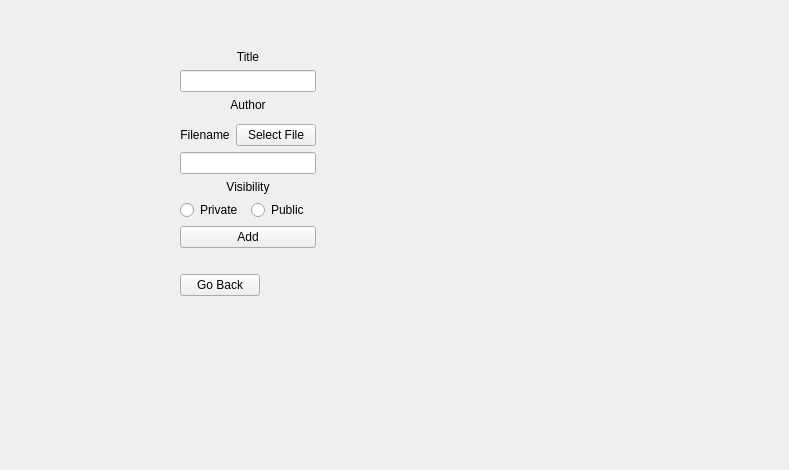
<?xml version="1.0" encoding="UTF-8"?>
<ui version="4.0">
 <class>songs_add_screen</class>
 <widget class="QWidget" name="songs_add_screen">
  <property name="geometry">
   <rect>
    <x>0</x>
    <y>0</y>
    <width>789</width>
    <height>470</height>
   </rect>
  </property>
  <property name="windowTitle">
   <string>Form</string>
  </property>
  <widget class="QWidget" name="verticalLayoutWidget">
   <property name="geometry">
    <rect>
     <x>180</x>
     <y>50</y>
     <width>281</width>
     <height>304</height>
    </rect>
   </property>
   <layout class="QVBoxLayout" name="mainLayout">
    <property name="sizeConstraint">
     <enum>QLayout::SetFixedSize</enum>
    </property>
    <item>
     <widget class="QLabel" name="title_l">
      <property name="text">
       <string>Title</string>
      </property>
      <property name="alignment">
       <set>Qt::AlignCenter</set>
      </property>
     </widget>
    </item>
    <item>
     <widget class="QLineEdit" name="title_le"/>
    </item>
    <item>
     <widget class="QLabel" name="author_l">
      <property name="text">
       <string>Author</string>
      </property>
      <property name="alignment">
       <set>Qt::AlignCenter</set>
      </property>
     </widget>
    </item>
    <item>
     <widget class="QWidget" name="author_sle" native="true"/>
    </item>
    <item>
     <layout class="QHBoxLayout" name="fileLayout">
      <item>
       <widget class="QLabel" name="filename_l">
        <property name="text">
         <string>Filename</string>
        </property>
        <property name="alignment">
         <set>Qt::AlignCenter</set>
        </property>
       </widget>
      </item>
      <item>
       <widget class="QPushButton" name="filename_pb">
        <property name="text">
         <string>Select File</string>
        </property>
       </widget>
      </item>
     </layout>
    </item>
    <item>
     <widget class="QLineEdit" name="filename_le"/>
    </item>
    <item>
     <widget class="QLabel" name="seeableness_l">
      <property name="text">
       <string>Visibility</string>
      </property>
      <property name="alignment">
       <set>Qt::AlignCenter</set>
      </property>
     </widget>
    </item>
    <item>
     <layout class="QHBoxLayout" name="seeablenessLayout">
      <item>
       <widget class="QRadioButton" name="private_rb">
        <property name="sizePolicy">
         <sizepolicy hsizetype="Minimum" vsizetype="Minimum">
          <horstretch>0</horstretch>
          <verstretch>0</verstretch>
         </sizepolicy>
        </property>
        <property name="text">
         <string>Private</string>
        </property>
       </widget>
      </item>
      <item>
       <widget class="QRadioButton" name="public_rb">
        <property name="sizePolicy">
         <sizepolicy hsizetype="Minimum" vsizetype="Minimum">
          <horstretch>0</horstretch>
          <verstretch>0</verstretch>
         </sizepolicy>
        </property>
        <property name="text">
         <string>Public</string>
        </property>
       </widget>
      </item>
     </layout>
    </item>
    <item>
     <widget class="QPushButton" name="add_pb">
      <property name="text">
       <string>Add</string>
      </property>
     </widget>
    </item>
    <item>
     <widget class="QLabel" name="userOutput_l">
      <property name="text">
       <string/>
      </property>
      <property name="alignment">
       <set>Qt::AlignCenter</set>
      </property>
     </widget>
    </item>
    <item>
     <widget class="QPushButton" name="back_pb">
      <property name="sizePolicy">
       <sizepolicy hsizetype="Fixed" vsizetype="Fixed">
        <horstretch>0</horstretch>
        <verstretch>0</verstretch>
       </sizepolicy>
      </property>
      <property name="text">
       <string>Go Back</string>
      </property>
     </widget>
    </item>
   </layout>
  </widget>
 </widget>
 <resources/>
 <connections/>
</ui>
